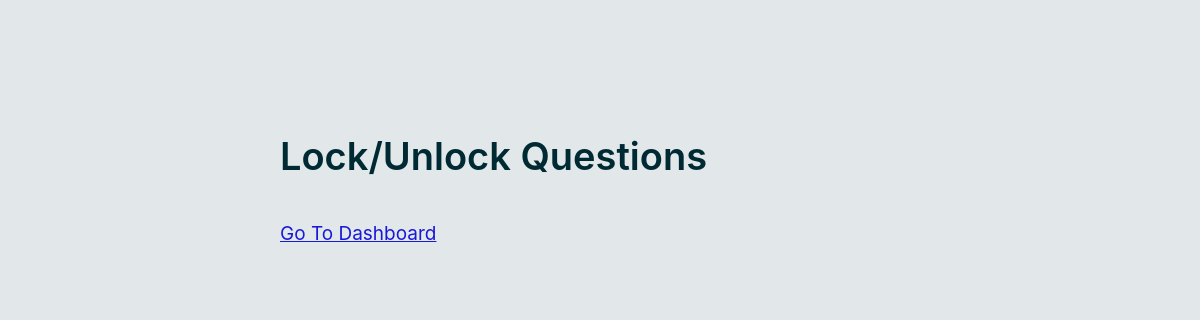
/quiz/lock_unlock_ques/32 (signed in), run on an earlier commit of the app's database.
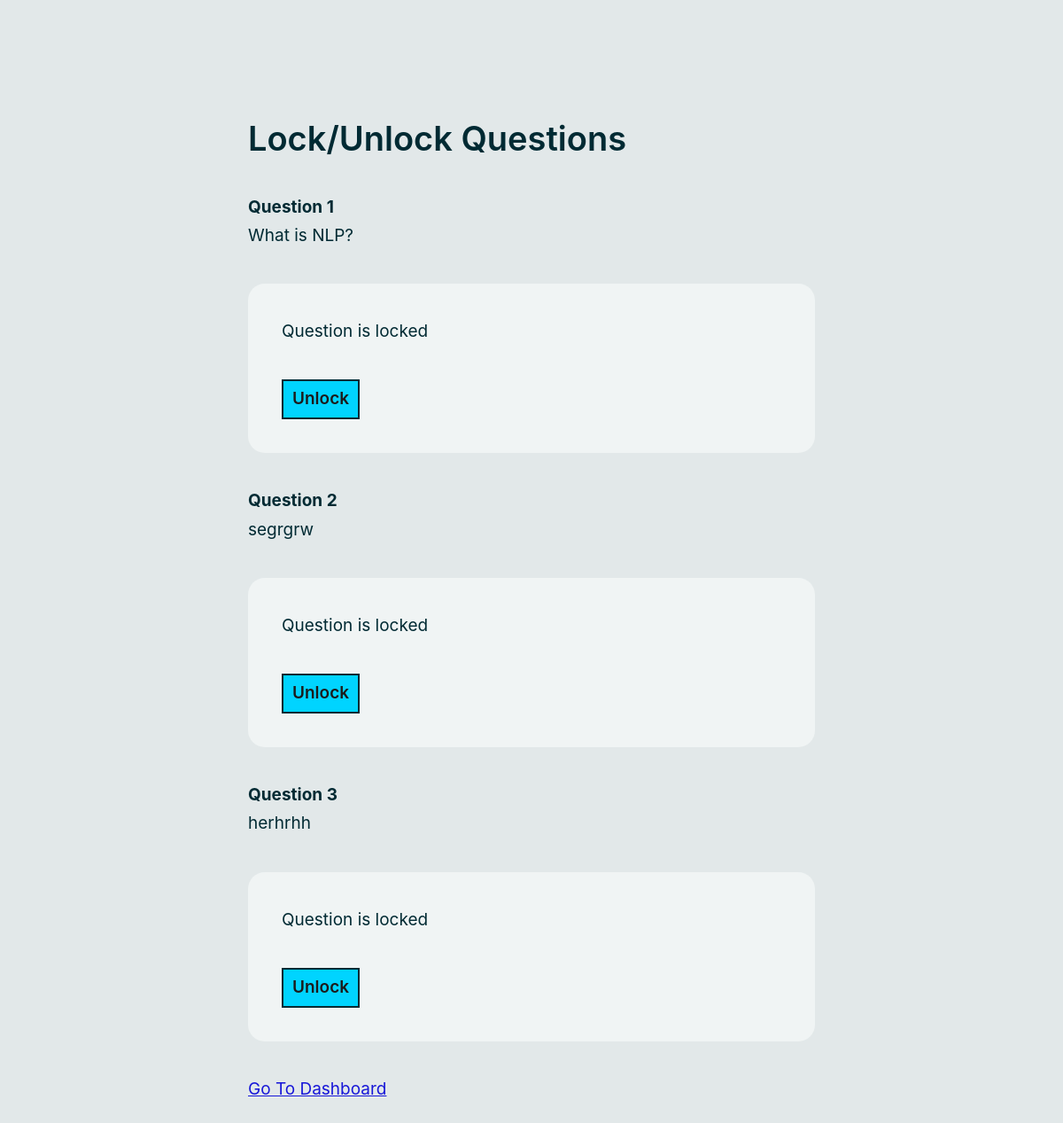
And on a later commit of the database.
### tables this page shows
CREATE TABLE Questions(
    question_id INTEGER NOT NULL,
    quiz_id INTEGER NOT NULL,
    question_type TEXT NOT NULL,
    question_text TEXT NOT NULL,
    lock BOOLEAN DEFAULT TRUE,
    duration TEXT,
    unlock_time TIMESTAMP,
    PRIMARY KEY (question_id, quiz_id),
    FOREIGN KEY (quiz_id) REFERENCES Quizzes (quiz_id) ON DELETE CASCADE
);

### quiz_app/quiz.py (the view, shortened to what this page needs)
@bp.route('/quiz/lock_unlock_ques/<int:quiz_id>', methods=['GET','POST'])
@admin_login_required
def lock_unlock_ques(quiz_id):
    db = get_db()
    questions = db.execute('SELECT * FROM Questions WHERE quiz_id = ?', (quiz_id,)).fetchall()
    return render_template('lock_unlock_ques.html', questions=questions, quiz_id=quiz_id)

### quiz_app/auth.py (called while the page is built)
@bp.before_app_request
def load_logged_in_user():
    user_id = session.get('user_id')
    admin_id = session.get('admin_id')
    if admin_id is None:
        g.admin = None
    else:
        g.admin = get_db().execute(
            'SELECT * FROM Admins WHERE admin_id = ?', (admin_id,)
        ).fetchone()
    if user_id is None:
        g.user = None
    else:
        g.user = get_db().execute(
            'SELECT * FROM Users WHERE id = ?', (user_id,)
        ).fetchone()

def admin_login_required(view):
    @functools.wraps(view)
    def wrapped_view(**kwargs):
        if g.admin is None:
            return redirect(url_for('auth.login_admin'))
        return view(**kwargs)
    return wrapped_view

### quiz_app/db.py (called while the page is built)
def get_db():
    if 'db' not in g:
        g.db = sqlite3.connect(
            current_app.config['DATABASE'],
            detect_types=sqlite3.PARSE_DECLTYPES
        )
        g.db.row_factory = sqlite3.Row
    return g.db

### templates/lock_unlock_ques.html (shortened to what this page needs)
{% extends 'base.html' %}
    {% block content %}
    <div class="container mt-5">
        <h2>Lock/Unlock Questions</h2>
        <div class="all-questions">
            {% for question in questions %}
            <div class="question">
                <h4>Question {{ question['question_id'] }}</h4>
                <p>{{ question['question_text'] }}</p>
                <form action="{{ url_for('quiz.lock_unlock_ques', quiz_id=quiz_id) }}" method="POST">
                    {% if question['lock'] %}
                        <p>Question is locked</p>
                    {% else %}
                        <p>Question is unlocked</p>
                    {% endif %}
                    <button type="submit" name="lock_unlock" class="btn btn-outline-danger">{{ 'Unlock' if question['lock'] else 'Lock' }}</button>
                </form>
            </div>
            {% endfor %}
            <a href="{{ url_for('interface.admin_dashboard') }}" class="btn btn-outline-primary">Go To Dashboard</a>
        </div>
    </div>
    {% endblock %}

### templates/base.html (shortened to what this page needs)
<!DOCTYPE html>
<html lang="en">
<head>
  <link rel="stylesheet" href="/static/bk.css">
</head>
<body>
  {% block content %}{% endblock %}
</body>
</html>

What changed in the data, as far as the page shows it:
added Questions: question_id "1", question_text "What is NLP?", shows "Question is locked", lock "Unlock"
added Questions: question_id "2", question_text "segrgrw", shows "Question is locked", lock "Unlock"
added Questions: question_id "3", question_text "herhrhh", shows "Question is locked", lock "Unlock"
